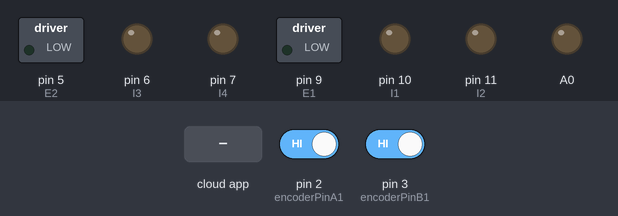
Bench run of a sketch on a simulated Arduino Uno, built with avr-gcc and run on an emulated ATmega328P. Parts: switched loads named in the sketch (green lamp = pin HIGH), output pins drawn as LEDs (lit = HIGH). Inputs (shaded band) come from the test bench; at power-on: pin 2 (encoderPinA1) HIGH, pin 3 (encoderPinB1) HIGH. The ROS host is connected and sends only what is stated.

Above: at 1.2 s.
1.3 s: the phone or cloud app sets angular.z to -100
At 3.1 s:
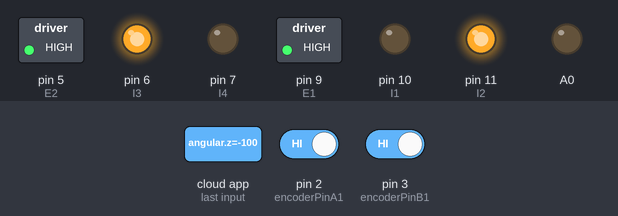
4.3 s: the phone or cloud app sets linear.x to -100
At 4.8 s:
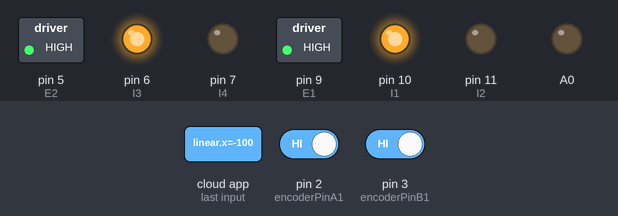
5.8 s: the phone or cloud app sets linear.x to 100
At 7.0 s:
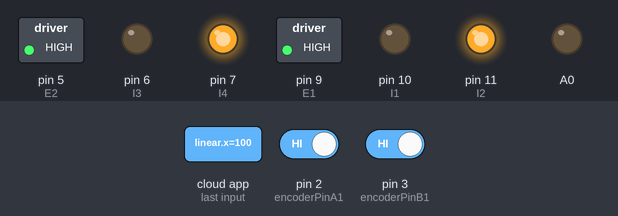
7.3 s: the phone or cloud app sets linear.x to 0
At 7.9 s:
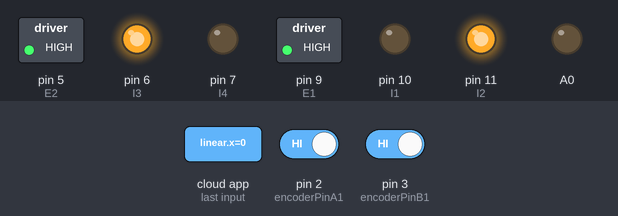
8.8 s: the phone or cloud app sets angular.z to 0
At 10.0 s:
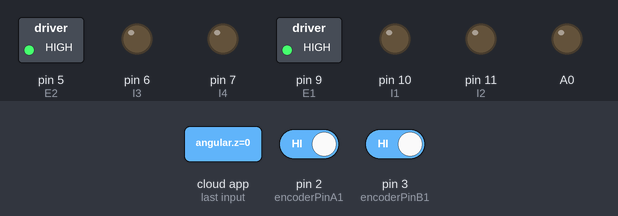
10.3 s: the phone or cloud app sets angular.z to 100
At 10.9 s:
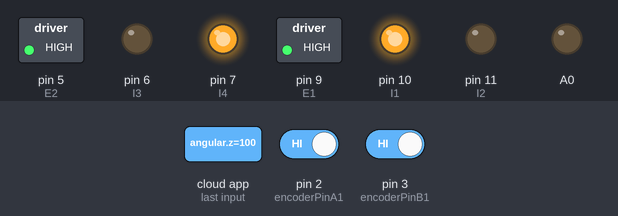
Timing chart, 0 to 16.9 s (numbered marks = the images above; inputs shaded):
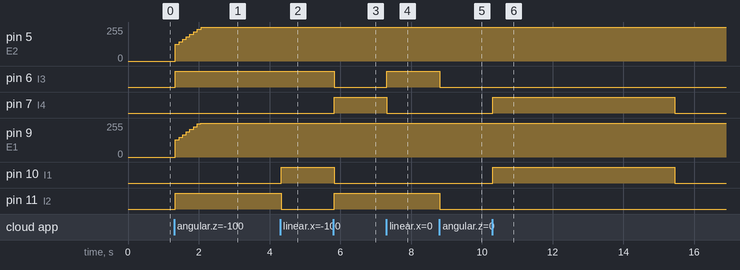

The sketch:

motor_controller.ino
```cpp
//ros based UV sanitation robot
//pid based drive control
#include <PID_v1.h>
#include <ros.h>
#include <std_msgs/String.h>
#include <std_msgs/Bool.h>
#include <geometry_msgs/Vector3Stamped.h>
#include <geometry_msgs/Twist.h>
#include <ros/time.h>

//constants
#define SECS  60 // seconds
#define RPR  7  // encoder pulses per rotation
#define GEARRATIO  270
#define WRADIUS  0.05
#define WBASE  0.48
#define RCONST  0.104719755 // rpm to rad/s conversion constant
#define DEADLOCK 5 //motors are disengaged when no communication occurs for X seconds
//motor A
const int encoderPinA1 = 2;
const int encoderPinA2 = 8;
const int E1 =9;
const int I1 = 10;
const int I2 = 11;

//motor B
int encoderPinB1 = 3;
int encoderPinB2 = 4;
int E2 =5;
int I3 = 6;
int I4 =7;

static uint32_t secsA = 0; //time between successive revolutions
static int dirA = 0;

double rpmA;  //motor rpm
double lrpmA = 0; //prevrpm
double vA;  // in m/min

static uint32_t secsB = 0; //time between successive revolutions
static int dirB = 0;


double rpmB;  //motor rpm
double lrpmB; //prevrpm
double vB;   // in m/min


double speed_req_A =0;
double speed_req_B =0;
double pwmA = 0;
double pwmB = 0;

int lastMilli = 0;
int   deadloops = 0;

double KpA = 7.5, KiA = 14 ,KdA = 0.14;
double KpB = 7.5, KiB=13 ,KdB = 0.5;

PID PIDA(&vA, &pwmA, &speed_req_A, KpA, KiA, KdA, DIRECT);
PID PIDB(&vB, &pwmB, &speed_req_B, KpB, KiB, KdB, DIRECT);

void handle_cmd (const geometry_msgs::Twist& cmd_vel);
void handle_uv (const std_msgs::Bool& cmd_uv);
void drive(int speedA,int speedB);

ros::NodeHandle nh;
geometry_msgs::Vector3Stamped speed_msg;
std_msgs::Bool uv_status;

ros::Subscriber<geometry_msgs::Twist> cmd_vel("cmd_vel", handle_cmd);
ros::Subscriber<std_msgs::Bool> cmd_uv("cmd_uv", handle_uv);

ros::Publisher speed_pub("speed", &speed_msg);
ros::Publisher uv_pub("uv", &uv_status);
void drive(double speed_req_A,double speed_req_B){
  if (speed_req_A < 0)
  {
    digitalWrite(I1,HIGH);
    digitalWrite(I2,LOW);
    dirA = -1;

  }
  else
  if (speed_req_A > 0)
  {
    digitalWrite(I1,LOW);
    digitalWrite(I2,HIGH);
    dirA = 1;
  }
  else
  {
    digitalWrite(I1,LOW);
    digitalWrite(I2,LOW);
    dirA =0;

  }
  if (speed_req_B < 0)
  {
    digitalWrite(I3,HIGH);
    digitalWrite(I4,LOW);
    dirB = -1;

  }
  else
  if (speed_req_B > 0)
  {
    digitalWrite(I3,LOW);
    digitalWrite(I4,HIGH);
    dirB = 1;
  }
  else
  {
    digitalWrite(I3,LOW);
    digitalWrite(I4,LOW);
    dirB =0;

  }

}

void handle_uv (const std_msgs::Bool& cmd_uv){
  digitalWrite(A0,cmd_uv.data);
}
void handle_cmd (const geometry_msgs::Twist& cmd_vel) {
  deadloops = 0;

  int speed_req = cmd_vel.linear.x  * 60;
  int angular_speed_req = cmd_vel.angular.z * 60;

  speed_req_A = speed_req - angular_speed_req*(WBASE/2);
  speed_req_B = speed_req + angular_speed_req*(WBASE/2);

  drive(speed_req_A,speed_req_B);
  speed_req_A = abs(speed_req_A);
  speed_req_B = abs(speed_req_B);
}

void publishSpeed(int looptime) {
  speed_msg.header.stamp = nh.now();      //timestamp for odometry data
  speed_msg.vector.x = dirA * vA /60;    //left wheel speed (in m/s)
  speed_msg.vector.y = dirB * vB /60;   //right wheel speed (in m/s)
  speed_msg.vector.z = looptime;
  speed_pub.publish(&speed_msg);
  nh.spinOnce();
  publishUV();
  nh.loginfo("Publishing odometry\n");
}

void publishUV() {
  uv_status.data = digitalRead(A0);
  uv_pub.publish(&uv_status);
  nh.spinOnce();
}
void updateEncoderA(){
static uint32_t tempA;
  secsA = micros() - tempA;
  tempA = micros();
}

void updateEncoderB(){
static uint32_t tempB;
  secsB = micros() - tempB;
  tempB = micros();
}

void setup()
{
  nh.initNode();
  nh.getHardware()->setBaud(57600);
  nh.subscribe(cmd_vel);
  nh.advertise(speed_pub);

  pinMode(encoderPinA1, INPUT);
  pinMode(encoderPinA2, INPUT);
  pinMode(encoderPinB1, INPUT);
  pinMode(encoderPinB2, INPUT);

  digitalWrite(encoderPinA1, HIGH);
  digitalWrite(encoderPinA2, HIGH);
  digitalWrite(encoderPinB1, HIGH);
  digitalWrite(encoderPinB2, HIGH);

  pinMode(E1, OUTPUT);
  pinMode(I1, OUTPUT);
  pinMode(I2, OUTPUT);
  pinMode(E2, OUTPUT);
  pinMode(I3, OUTPUT);
  pinMode(I4, OUTPUT);
  pinMode(A0, OUTPUT);

  digitalWrite(E1,LOW);
  digitalWrite(E2,LOW);
  digitalWrite(I1,LOW);
  digitalWrite(I2,LOW);
  digitalWrite(I3,LOW);
  digitalWrite(I4,LOW);
  digitalWrite(A0,LOW);

  attachInterrupt(0, updateEncoderA, RISING);
  attachInterrupt(1, updateEncoderB, RISING);

  PIDA.SetMode(AUTOMATIC);
  PIDB.SetMode(AUTOMATIC);
}

void loop(){
  nh.spinOnce();
  if (!nh.connected())
  nh.loginfo("not connected\n");

  rpmA =  ((secsA == 0)?0: 1000000/secsA) *(SECS/RPR) /GEARRATIO;
  vA = rpmA * RCONST * WRADIUS * SECS;

  rpmB = ((secsB == 0)?0: 1000000/secsB) *(SECS/RPR) /GEARRATIO;
  vB = rpmB * RCONST * WRADIUS * SECS;

  PIDA.Compute();
  PIDB.Compute();
  analogWrite(E1,pwmA);
  analogWrite(E2,pwmB);

  if(lrpmB == rpmB)
    secsB = 0;
  lrpmB = rpmB;
  if (rpmA == lrpmA)
    secsA = 0;
  lrpmA = rpmA;
  delay(50);

  if((millis()-lastMilli) >= 250)
  {
    publishSpeed((millis()-lastMilli));
    lastMilli = millis();
  }

  if (deadloops >= DEADLOCK * 20)
  drive(0.0,0.0);
  else
  deadloops++;
}
```

Measured:
- after the input at 1.3 s, pin 5 (E2), pin 9 (E1): moves from 0/255 to 255/255 over 0.72 s, starting at once; pin 6 (I3), pin 11 (I2): LOW → HIGH at once
- after the input at 4.3 s, pin 10 (I1): LOW → HIGH at once; pin 11 (I2): HIGH → LOW at once
- after the input at 5.8 s, pin 6 (I3), pin 10 (I1): HIGH → LOW at once; pin 7 (I4), pin 11 (I2): LOW → HIGH at once
- after the input at 7.3 s, pin 6 (I3): LOW → HIGH at once; pin 7 (I4): HIGH → LOW at once
- after the input at 8.8 s, pin 6 (I3), pin 11 (I2): HIGH → LOW at once
- after the input at 10.3 s, pin 7 (I4), pin 10 (I1): LOW → HIGH at once, → LOW 5.2 s later
